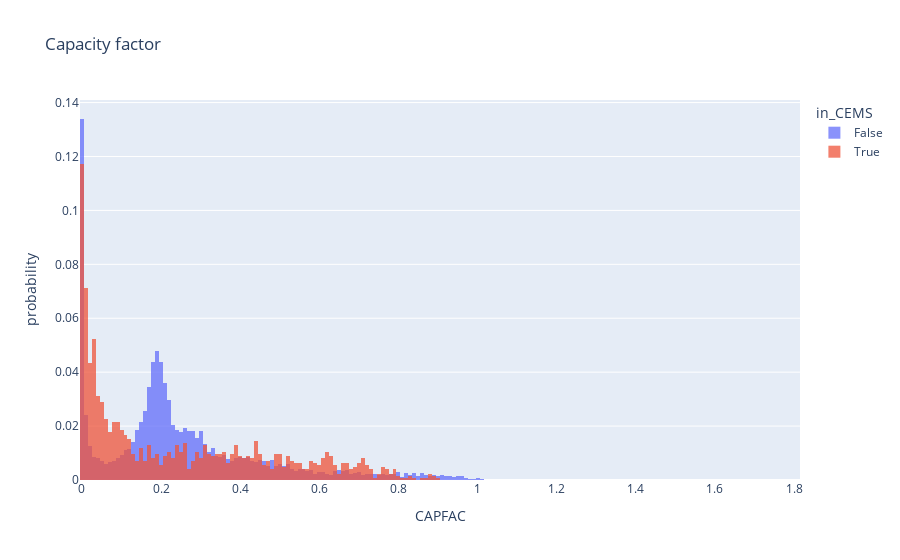

Notebook source saved alongside this figure:
### Code cell
fig = px.histogram(egrid_plant, x="CAPFAC", color="in_CEMS", log_y=False, title="Capacity factor", histnorm='probability')
# Overlay both histograms
fig.update_layout(barmode='overlay')
# Reduce opacity to see both histograms
fig.update_traces(opacity=0.75)

### Figure 1 — Plotly figure (JSON) as saved in the notebook; plotly's stock layout.template omitted (floating-point values rounded to 4 significant figures; data arrays with more than 128 entries replaced by an {"elided": "..."} marker saying what was removed)
{"data": [{"alignmentgroup": "True", "bingroup": "x", "histnorm": "probability", "hovertemplate": "in_CEMS=False<br>CAPFAC=%{x}<br>probability=%{y}<extra></extra>", "legendgroup": "False", "marker": {"color": "#636efa", "pattern": {"shape": ""}}, "name": "False", "offsetgroup": "False", "opacity": 0.75, "orientation": "v", "showlegend": true, "type": "histogram", "x": {"elided": "11419 float values"}, "xaxis": "x", "yaxis": "y"}, {"alignmentgroup": "True", "bingroup": "x", "histnorm": "probability", "hovertemplate": "in_CEMS=True<br>CAPFAC=%{x}<br>probability=%{y}<extra></extra>", "legendgroup": "True", "marker": {"color": "#EF553B", "pattern": {"shape": ""}}, "name": "True", "offsetgroup": "True", "opacity": 0.75, "orientation": "v", "showlegend": true, "type": "histogram", "x": {"elided": "1249 float values"}, "xaxis": "x", "yaxis": "y"}], "layout": {"barmode": "overlay", "legend": {"title": {"text": "in_CEMS"}, "tracegroupgap": 0}, "title": {"text": "Capacity factor"}, "xaxis": {"anchor": "y", "domain": [0, 1], "title": {"text": "CAPFAC"}}, "yaxis": {"anchor": "x", "domain": [0, 1], "title": {"text": "probability"}}}}
